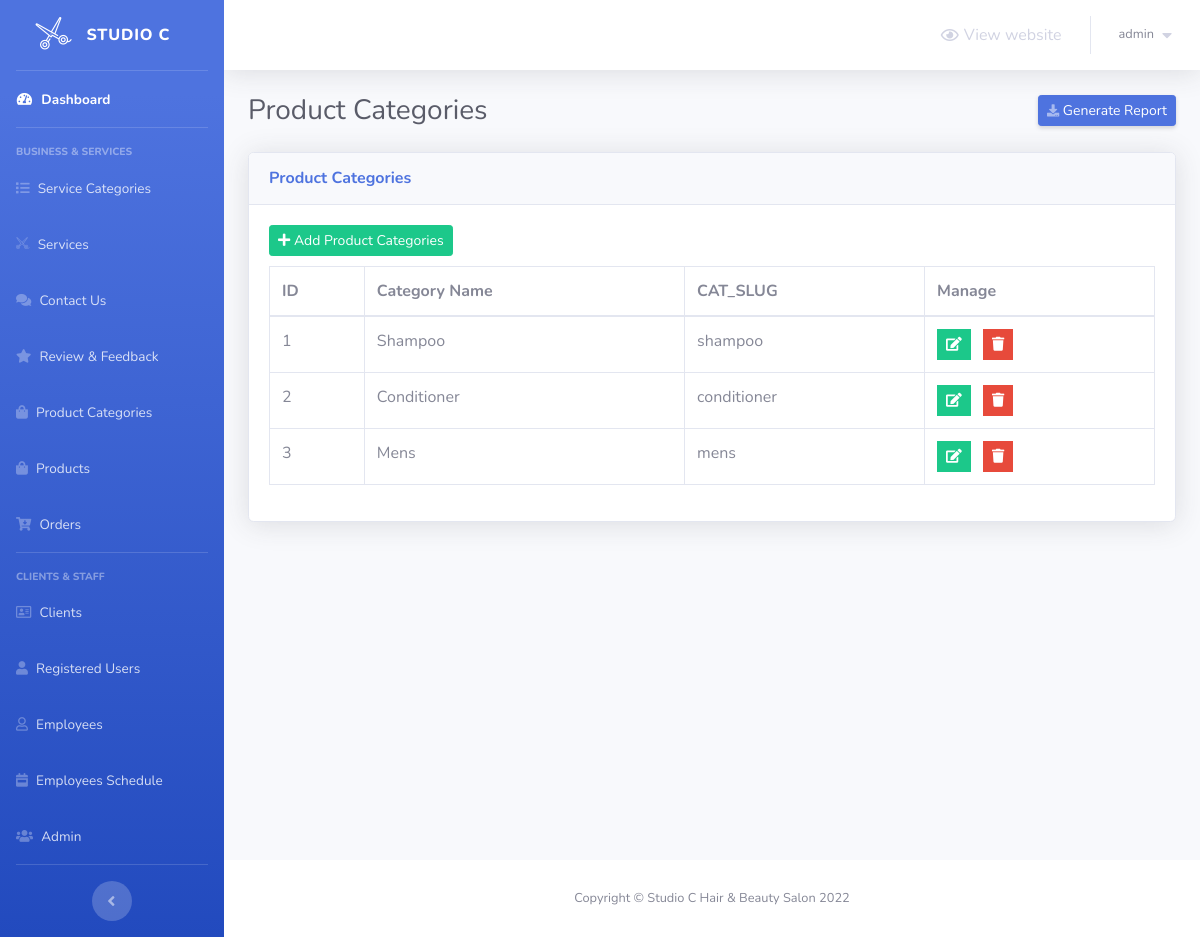
/admin/product-categories.php (signed in), run on the app's committed database.
### tables this page shows
CREATE TABLE `category` (
  `id` int(11) NOT NULL,
  `name` varchar(100) NOT NULL,
  `cat_slug` varchar(150) NOT NULL
);

### admin/product-categories.php (the view, shortened to what this page needs)
<?php
    include 'connect.php';
    include 'Includes/templates/header.php';
    if(isset($_SESSION['username_barbershop_Xw211qAAsq4']) && isset($_SESSION['password_barbershop_Xw211qAAsq4']))
    {
?>
        <div class="container-fluid">
            <div class="d-sm-flex align-items-center justify-content-between mb-4">
                <h1 class="h3 mb-0 text-gray-800">Product Categories</h1>
                <a href="#" class="d-none d-sm-inline-block btn btn-sm btn-primary shadow-sm">
                    <i class="fas fa-download fa-sm text-white-50"></i>
                    Generate Report
                </a>
            </div>
            <?php
                $do = '';
                if(isset($_GET['do']) && in_array($_GET['do'], array('Add','Edit','Delete')))
                {
                    $do = htmlspecialchars($_GET['do']);
                }
                else
                {
                    $do = 'Manage';
                }
                if($do == 'Manage')
                {
                    $stmt = $con->prepare("SELECT * FROM category");
                    $stmt->execute();
                    $rows_productcategories = $stmt->fetchAll();
                    ?>
                        <div class="card shadow mb-4">
                            <div class="card-header py-3">
                                <h6 class="m-0 font-weight-bold text-primary">Product Categories</h6>
                            </div>
                            <div class="card-body">
                                <a href="product-categories.php?do=Add" class="btn btn-success btn-sm" style="margin-bottom: 10px;">
                                    <i class="fa fa-plus"></i>
                                    Add Product Categories
                                </a>
                                <div class="table-responsive">
                                    <table class="table table-bordered">
                                        <thead>
                                            <tr>
                                                <th scope="col">ID</th>
                                                <th scope="col">Category Name</th>
                                                <th scope="col">CAT_SLUG</th>
                                                <th scope="col">Manage</th>
                                            </tr>
                                        </thead>
                                        <tbody>
                                            <?php
                                                foreach($rows_productcategories as $productcategories)
                                                {
                                                    echo "<tr>";
                                                        echo "<td>";
                                                            echo $productcategories['id'];
                                                        echo "</td>";
                                                        echo "<td>";
                                                            echo $productcategories['name'];
                                                        echo "</td>";
                                                        echo "<td>";
                                                            echo $productcategories['cat_slug'];
                                                        echo "</td>";
                                                        echo "<td>";
                                                    ?>
                                                        <ul class="list-inline m-0">
                                                            <li class="list-inline-item" data-toggle="tooltip" title="Edit">
                                                                <button class="btn btn-success btn-sm rounded-0">
                                                                    <a href="product-categories.php?do=Edit&id=<?php echo $productcategories['id']; ?>" style="color: white;">
                                                                        <i class="fa fa-edit"></i>
                                                                    </a>
                                                                </button>
                                                            </li>
                                                            <li class="list-inline-item" data-toggle="tooltip" title="Delete">
                                                                <button class="btn btn-danger btn-sm rounded-0">
                                                                    <a href="product-categories.php?do=Delete&id=<?php echo $productcategories['id']; ?>" style="color: white;">
                                                                        <i class="fa fa-trash"></i>
                                                                    </a>
                                                                </button>
                                                            </li>
                                                        </ul>
                                                    <?php
                                                    echo "</td>";
                                                    echo "</tr>";
                                                }
                                            ?>
                                        </tbody>
                                    </table>
                                </div>
                            </div>
                        </div>
                    <?php
                }
            ?>
        </div>
<?php
        include 'Includes/templates/footer.php';
    }
    else
    {
        header('Location: login.php');
        exit();
    }
?>

### data on the page
category: id "1", name "Shampoo", cat_slug "shampoo"
category: id "2", name "Conditioner", cat_slug "conditioner"
category: id "3", name "Mens", cat_slug "mens"

### other printed values
$_SESSION['username_barbershop_Xw211qAAsq4'] "admin"
